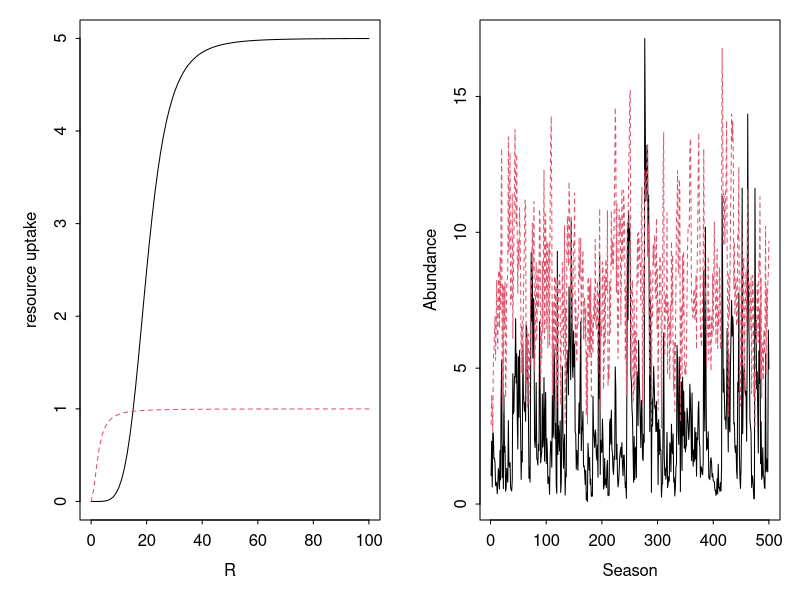

Write R code to recreate this figure.
##  Semi-discrete storage effect model of two species 
##  coexisting on one essential resource.                

##  Authors:  Andrew Tredennick, Peter Adler, and Fred Adler
##  Email:    atredenn@gmail.com
##  Date:     4.25.2016 -- Updated model to have most dynamics occur at the
##                         end of season, discrete time intervals


############################  MODEL DESCRIPTION  ##############################
# Species "split" themselves between a dormant, low-mortaility stage (D) and  #
# a higher mortality, high growth stage (N).                                  #
# The single resource is R.                                                   #
# There are two sources of variability: an environmental cue that drives the  #
# storage effect, and resource variability.                                   #
###############################################################################

# Clear the Workspace
rm(list=ls())


####
#### Initial Conditions, Global Variables, and Parameters ----------------------
####
seasons <- 500                   # number of seasons to simulate
seasons_to_exclude <- 20         # initial seasons to exclude from plots
days_to_track <- 20              # number of days to simulate in odSolve
DNR <- c(D=c(1,1),N=c(1,1),R=10) # initial conditions
Rmu <- 3                         # mean resource pulse (on log scale)
Rsd_annual <- 0.5                # std dev of resource pulses (on log scale)
sigE <- 2                        # environmental cue variance
rho <- 1                         # environmental cue correlation between species

# Within-season parameters
parms <- list(
  r = c(5,1),                    # max growth rate for each species
  a = c(5,2),                    # rate parameter for Hill function 
  b = c(20,2.5),                 # shape parameter for Hill function
  eps = c(0.2,0.2)               # resource-to-biomass efficiency
)

# End-of-season transition parameters
alpha1 <- 0.50                   # live-to-dormant biomass fraction; spp1
alpha2 <- 0.50                   # live-to-dormant biomass fraction; spp2
beta1 <- 0                       # adult survivorship; spp1 (0 if annual, >0 if perennial)
beta2 <- 0                       # adult survivorship; spp2 (0 if annual, >0 if perennial)
eta1 <- 0.1                      # dormant mortality; spp1
eta2 <- 0.1                      # dormant mortality; spp2
theta1 <- 0                      # resource recycling fraction; spp1
theta2 <- 0                      # resource recycling fraction; spp2
nu <- 0                          # resource carry-over fraction



####
#### Load relevant libraries ----------------------------------------
####
library('deSolve')
library('mvtnorm')



####
#### Model functions -------------------------------------------------
####
## Continuous model
updateNR <- function(t, NR, parms){
  with(as.list(c(NR, parms)), {
    dN1dt = N1*eps[1]*(uptake_R(r[1], R, a[1], b[1]))
    dN2dt = N2*eps[2]*(uptake_R(r[2], R, a[2], b[2]))
    dRdt = -1 * (dN1dt/eps[1] + dN2dt/eps[2])
    list(c(dN1dt, dN2dt, dRdt)) #output
  })
}

##  Resource uptake function (Hill function)
uptake_R <- function(r, R, a, b){
  return((r*R^a) / (b^a + R^a))
}

## Discrete model
update_DNR <- function(t,DNR,gammas,alpha1,alpha2,eta1,eta2,beta1,beta2,theta1,theta2,nu){
  with (as.list(DNR),{
    g1 <- gammas[1]
    g2 <- gammas[2]
    D1 <- alpha1*N1 + D1*(1-g1)*(1-eta1)
    D2 <- alpha2*N2 + D2*(1-g2)*(1-eta2)
    N1 <- beta1*(1-alpha1)*N1 + g1*(D1+(alpha1*N1))*(1-eta1)
    N2 <- beta2*(1-alpha2)*N2 + g2*(D2+(alpha2*N2))*(1-eta2)
    R <- theta1*(1-alpha1)*N1 + theta2*(1-alpha2)*N2 + nu*R + Rvector[t]
    return(c(D1, D2, N1, N2, R))
  })
}


####
#### Simulate model -----------------------------------------------------
####
days <- c(1:days_to_track)

# Get "germination" fractions for each year
getG <- function(sigE, rho, nTime){
  varcov <- matrix(c(sigE, rho*sigE, rho*sigE, sigE), 2, 2)
  e <- rmvnorm(n = nTime, mean = c(0,0), sigma = varcov)
  g <- exp(e) / (1+exp(e))
  return(g)
}

# Loop over seasons
nmsDNR <- names(DNR)
NR <- DNR[c("N1", "N2", "R")] 
nmsNR <- names(NR)
gVec <- getG(sigE = sigE, rho = rho, nTime = seasons)
Rvector <- rlnorm(seasons, Rmu, Rsd_annual)
saved_outs <- matrix(ncol=5, nrow=seasons)
ptm <- proc.time() # start time
for(season_now in 1:seasons){
  output <- ode(y = NR, times=days,
                func = updateNR, parms = parms)
  NR <- output[nrow(output),nmsNR]
  DNR <- c(DNR[c("D1","D2")], NR)
  saved_outs[season_now,] <- DNR
  names(DNR) <- nmsDNR
  DNR <- update_DNR(season_now, DNR, gVec[season_now,],
                    alpha1=alpha1,alpha2=alpha2,
                    eta1=eta1,eta2=eta2,
                    beta1=beta1,beta2=beta2,
                    theta1=theta1,theta2=theta2,nu=nu)
  names(DNR) <- nmsDNR
  NR <- DNR[c("N1", "N2", "R")] 
  names(NR) <- nmsNR
}
proc.time() - ptm



####
####  PLOTTING
####
par(mfrow=c(1,2),mar=c(4,4,1,1),tcl=-0.2,mgp=c(2,0.5,0))
R <- seq(0,100,1)
out_r <- matrix(ncol=2, nrow=length(R))
a <- parms$a
b <- parms$b
for(i in 1:nrow(out_r)){
  out_r[i,1] <- uptake_R(parms$r[1], R[i], a[1], b[1])
  out_r[i,2] <- uptake_R(parms$r[2], R[i], a[2], b[2])
}
matplot(R, out_r, type="l", ylab = "resource uptake")
cols2plot <- c(3,4) # references either dead (1,2) or alive (3,4) biomass
matplot(saved_outs[1:seasons,cols2plot], type="l", xlab="Season", ylab="Abundance")
# lines(rowSums(saved_outs[1:seasons,cols2plot]), type="l", col="blue", lwd=2)
